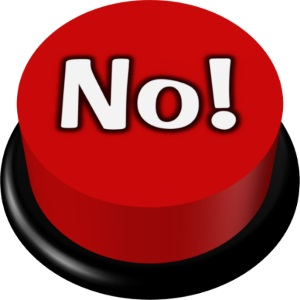
#> input picture images/selection/no.jpg, 300 x 300 px
$ python -i OCRFunction.py   (imports and definitions only)
#> lines starting #> are read from the running program, lines starting #| are printed output that depends on the picture; after the words box and inside, x2 and y2 are one past the last pixel; in counts of white or black regions, pixels touching at a corner belong together
#> further down, picture is the input picture: shape (300, 300, 3); mean B, G, R 76.3, 76, 169.3
import pytesseract
import cv2 as cv
import tkinter as tk
from PIL import Image, ImageTk


# Configurar la ruta al ejecutable de Tesseract
pytesseract.pytesseract.tesseract_cmd = r'C:\Program Files\Tesseract-OCR\tesseract.exe'

def ocr(img):
    # Leer la imagen, convertir a escala de grises y aplicar umbralización binaria inversa con Otsu
    _, thresh_img = cv.threshold(cv.cvtColor(img, cv.COLOR_BGR2GRAY), 0, 255, cv.THRESH_BINARY_INV + cv.THRESH_OTSU)
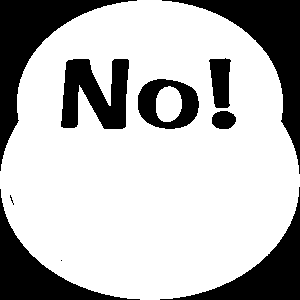
#> thresh_img: shape (300, 300); 72.9% white; 10 black regions (2 under 20 px), largest, box (x1, y1, x2, y2) and area: (162, 0, 300, 174) 5399, (0, 0, 137, 171) 5382, (160, 187, 300, 300) 3805

    # Definir el kernel, aplicar operación morfológica de apertura e invertir la imagen
    img = 255 - cv.morphologyEx(thresh_img, cv.MORPH_OPEN, cv.getStructuringElement(cv.MORPH_RECT, (2, 2)), iterations=1)
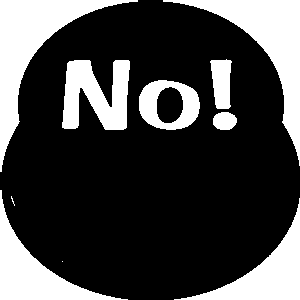
#> img: shape (300, 300); 27.1% white; 10 white regions (2 under 20 px), largest, box (x1, y1, x2, y2) and area: (0, 0, 138, 172) 5691, (163, 0, 300, 166) 5362, (0, 190, 128, 300) 3763

    # Empequeñecer la imagen si es necesario
    if max(img.shape[:2]) > 1000:
        img = cv.resize(img, (0, 0), fx=500/max(img.shape[:2]), fy=500/max(img.shape[:2]))


    cv.imshow('DNi Information', img)
    cv.waitKey(0)

    # Usa Tesseract para realizar OCR en la imagen procesada utilizando ESPAÑOL
#> (the run stopped early here; a loop or call above may not have finished)
